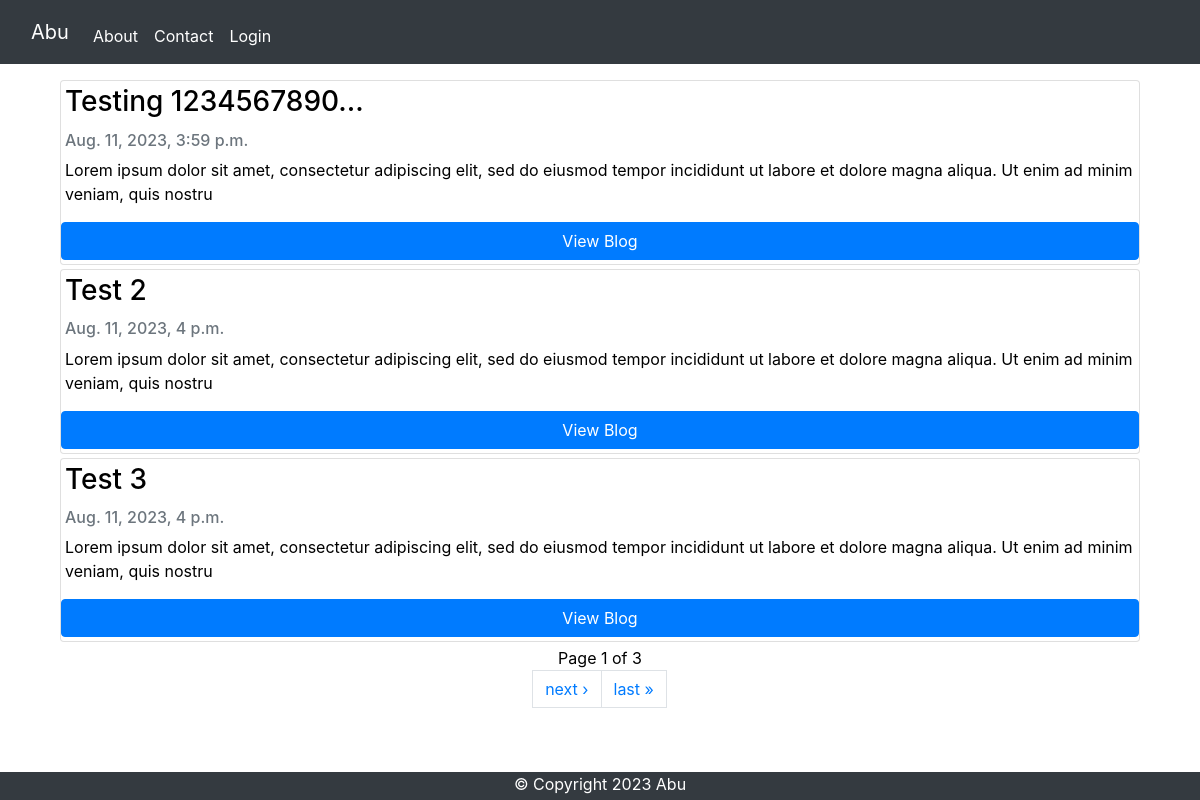
The page / on the database its author committed.
### Blogs/models.py (models this page shows, shortened)
class Blog(models.Model):
    title=models.CharField(max_length=100)
    brief_description = models.CharField(max_length=160, blank=True)
    author = models.ForeignKey(User, on_delete=models.CASCADE)
    date_created = models.DateTimeField(default=now, editable=False)
    Text = RichTextField(blank=True,null=True)

### Base/views.py (the view)
# urls.py: path('', Home.as_view(template_name = "Home.html"), name="Home"),
class Home(ListView):
    model = Blog
    ordering = ['-id']
    def get_queryset(self):
        return Blog.objects.all()
    context_object_name = 'blogs'
    paginate_by = 3

### Base/templates/Home.html (shortened to what this page needs)
{% extends "Base.html" %}
{% load static %}
{% block content %}
<div class="container mt-5">
<div class="col-sm mt-5">
    {% for blog in blogs %}
    <div class="card mb-1">
    <p class="card-title ml-1 mt-1 h3 ">{{blog.title}}</p>
    <p class="text-muted ml-1 h6 ">{{blog.date_created}}</p>
        <p class="ml-1">{{blog.brief_description}}</p>
        <a href="{% url 'ViewBlog' blog.id %}" style="" class="mb-1 btn btn-primary">View Blog</a>
    </div>
    {% endfor %}
</div>
</div>
<div class="container">
    <div class="justify-content-center text-center">
      Page {{ page_obj.number }} of {{ page_obj.paginator.num_pages}}
    </div>
  </div>
  <div class="container">
  <div class="pagination justify-content-center">
    {% if page_obj.has_next %}
    <a href="?page={{ page_obj.next_page_number }}" class="page-link">next &#8250;</a>
    <a href="?page={{ page_obj.paginator.num_pages }}" class="page-link">last &raquo;</a>
    {% endif %}
  </div>
  </div>
{% endblock content %}

### static/styles.css (style rules this page uses)
body { background-color: #FFFFFF; color: #000000; margin-top: 5rem; }

### rows shown on the page
Blog: title "Testing 1234567890...", date_created "Aug. 11, 2023, 3:59 p.m.", brief_description "Lorem ipsum dolor sit amet, consectetur adipiscing elit, sed do eiusmod tempor incididunt ut labore et dolore magna aliqua. Ut enim ad minim veniam, quis nostru"
Blog: title "Test 2", date_created "Aug. 11, 2023, 4 p.m.", brief_description "Lorem ipsum dolor sit amet, consectetur adipiscing elit, sed do eiusmod tempor incididunt ut labore et dolore magna aliqua. Ut enim ad minim veniam, quis nostru"
Blog: title "Test 3", date_created "Aug. 11, 2023, 4 p.m.", brief_description "Lorem ipsum dolor sit amet, consectetur adipiscing elit, sed do eiusmod tempor incididunt ut labore et dolore magna aliqua. Ut enim ad minim veniam, quis nostru"

### other values the page prints
{{ page_obj.number }} "1"
{{ page_obj.paginator.num_pages }} "3"
